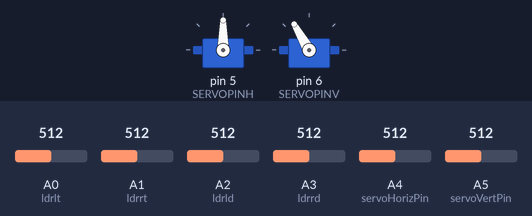
Simulated run of this sketch. Board: Arduino Uno, built with avr-gcc and run on an emulated ATmega328P. On the bench: 2 × servo. The test bench sets the inputs (shaded band); at power-on: A0 (ldrlt) = 512, A2 (ldrld) = 512, A3 (ldrrd) = 512, A1 (ldrrt) = 512, A4 (servoHorizPin) = 512, A5 (servoVertPin) = 512. What the sketch prints to the serial monitor is not drawn.

Above: at 1.3 s.
1.4 s: A0 (ldrlt) set to 700
2.9 s: A0 (ldrlt) set to 730
At 5.07 s:
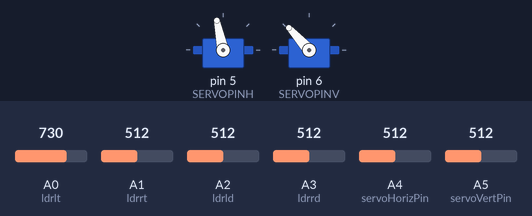
5.9 s: A2 (ldrld) set to 537
At 8.47 s:
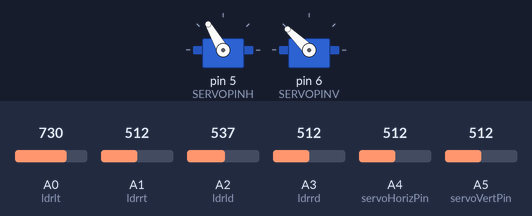
8.9 s: A3 (ldrrd) set to 494
At 10.74 s:
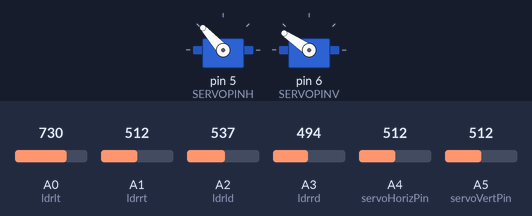
11.9 s: A1 (ldrrt) set to 80
At 13.0 s:
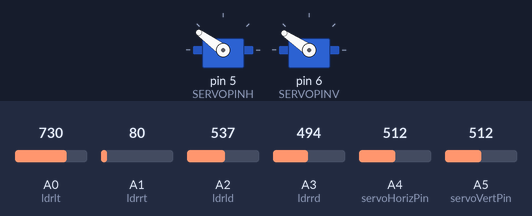
14.9 s: A2 (ldrld) set to 80
Timing chart, 0 to 20.9 s (numbered marks = the images above; inputs shaded):
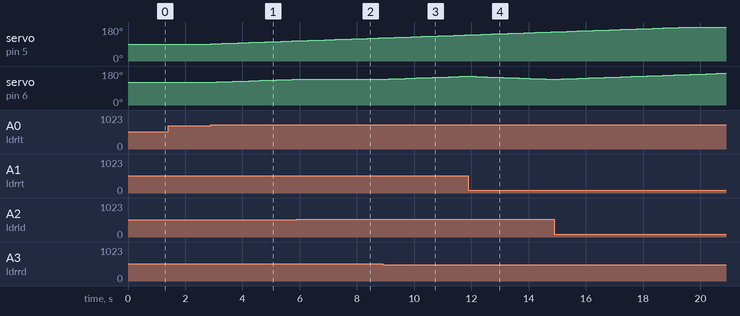

Measured:
- the behaviour switches between 713 and 714 on A0 (ldrlt) (found by bisection; images 0 and 1)
- the behaviour switches between 529 and 530 on A2 (ldrld) (found by bisection; images 1 and 2)
- the behaviour switches between 505 and 504 on A3 (ldrrd) (found by bisection; images 2 and 3)
- after the input at 1.4 s, every drawn part: stays the same
- after the input at 2.9 s, servo on pin 5 (SERVOPINH): moves from 90° to 106° over 2.8 s, starting at once; servo on pin 6 (SERVOPINV): moves from 120° to 136° over 2.8 s, starting at once
- after the input at 5.9 s, servo on pin 6 (SERVOPINV): stays 136° (without the input it goes to 137° after 0.03 s)
- after the input at 8.9 s, servo on pin 6 (SERVOPINV): moves from 136° to 152° over 2.8 s, starting after 0.05 s

The sketch:

solar_tracking_system.ino
```cpp
#include <Servo.h>

#define SERVOPINH  5 // horizontal servo
#define SERVOPINV  6 // vertical servo

int tol = 100;      // Response range of illuminance
int dtime = 100;    // Delay parameter

// Horizontal servo settings
Servo horizontal;
int servoh = 90;             // Initial angle
int servohLimitHigh = 180;   // Max horizontal angle
int servohLimitLow = 0;      // Min horizontal angle

// Vertical servo settings
Servo vertical;
int servov = 120;            // Initial angle
int servovLimitHigh = 180;   // Max vertical angle
int servovLimitLow = 90;     // Min vertical angle

// 4 connection ports for photoresistor modules
const int ldrlt = A0;   // Top left
const int ldrrt = A1;   // Top right
const int ldrld = A2;   // Bottom left
const int ldrrd = A3;   // Bottom right

// Voltage measurement pins
const int servoHorizPin = A4; // Horizontal servo voltage
const int servoVertPin = A5;  // Vertical servo voltage

float readVoltage(int pin) {
  int raw = analogRead(pin);
  return (raw * 5.0) / 1023.0; // Convert ADC value to voltage
}

void setup() {
  horizontal.attach(SERVOPINH);
  vertical.attach(SERVOPINV);
  horizontal.write(servoh);
  vertical.write(servov);
  delay(100);
  Serial.begin(9600);
}

void loop() {
  // Read illuminance values
  int lt = analogRead(ldrlt);
  int rt = analogRead(ldrrt);
  int ld = analogRead(ldrld);
  int rd = analogRead(ldrrd);

  // Calculate averages
  int avt = (lt + rt) / 2;
  int avd = (ld + rd) / 2;
  int avl = (lt + ld) / 2;
  int avr = (rt + rd) / 2;
  int veg = (avt + avd + avl + avr) / 4;

  // Adjust vertical angle
  int dvert = avt - avd;
  if (abs(dvert) > tol) {
    if (dvert > 0) {
      servov = min(servov + 1, servovLimitHigh);
    } else {
      servov = max(servov - 1, servovLimitLow);
    }
    vertical.write(servov);
  }

  // Adjust horizontal angle
  int dhoriz = avl - avr;
  if (abs(dhoriz) > tol) {
    if (dhoriz < 0) {
      servoh = max(servoh - 1, servohLimitLow);
    } else {
      servoh = min(servoh + 1, servohLimitHigh);
    }
    horizontal.write(servoh);
  }

  // Read voltages
  float voltageLt = readVoltage(ldrlt);
  float voltageRt = readVoltage(ldrrt);
  float voltageLd = readVoltage(ldrld);
  float voltageRd = readVoltage(ldrrd);
  float voltageServoH = readVoltage(servoHorizPin);
  float voltageServoV = readVoltage(servoVertPin);

  // Send data via Serial
  Serial.print("lt:"); Serial.print(lt); Serial.print(" ");
  Serial.print("rt:"); Serial.print(rt); Serial.print(" ");
  Serial.print("ld:"); Serial.print(ld); Serial.print(" ");
  Serial.print("rd:"); Serial.print(rd); Serial.print(" ");
  Serial.print("servoh:"); Serial.print(servoh); Serial.print(" ");
  Serial.print("servov:"); Serial.print(servov); Serial.print(" ");
  Serial.print("voltageLt:"); Serial.print(voltageLt); Serial.print(" ");
  Serial.print("voltageRt:"); Serial.print(voltageRt); Serial.print(" ");
  Serial.print("voltageLd:"); Serial.print(voltageLd); Serial.print(" ");
  Serial.print("voltageRd:"); Serial.print(voltageRd); Serial.print(" ");
  Serial.print("voltageServoH:"); Serial.print(voltageServoH); Serial.print(" ");
  Serial.print("voltageServoV:"); Serial.println(voltageServoV);

  delay(dtime);
}
```
